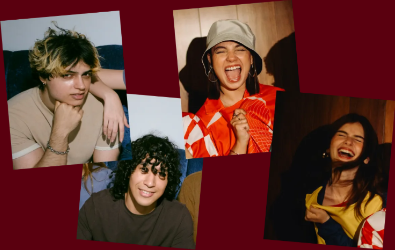
#> input picture scratch/true_orig_cards.png, 395 x 250 px, found by its file name
$ python inspect_true_card1.py
#> lines starting #> are read from the running program, lines starting #| are printed output that depends on the picture; after the words box and inside, x2 and y2 are one past the last pixel; in counts of white or black regions, pixels touching at a corner belong together
import os
from PIL import Image
import numpy as np

cards = Image.open('scratch/true_orig_cards.png').convert('RGB')
#> cards is the input picture: PIL image 395x250 RGB; mean R, G, B 100.9, 53, 47.2
arr = np.array(cards)

# Let's save a crop of Card 1 from true_orig_cards
card1_crop = cards.crop((0, 0, 160, 200))
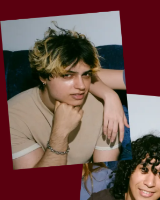
#> card1_crop: PIL image 160x200 RGB; mean R, G, B 114.7, 82.1, 77.8
card1_crop.save('scratch/true_card1_crop.png')

# In true_orig_cards (395, 250):
# Let's find the 4 corners of Card 1:
# Card 1 has:
# - Top edge: slopes slightly from top-left (around (0, 22) or (8, 7)) to top-right
# - Left edge: slopes from top-left down-right to bottom-left (around (20, 160))
# - Bottom edge: goes from bottom-left to where it goes under Card 3
# - Right edge: goes under Card 2 (around x=118)

# Let's inspect the white border of Card 1 in true_card1_crop:
# Card 1 has a white outline/border around the photo!
# Let's find all pixels with high brightness (R,G,B > 180) in Card 1:
r, g, b = arr[:180, :150, 0], arr[:180, :150, 1], arr[:180, :150, 2]
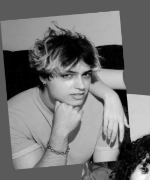
#> r: shape (180, 150); min 0, max 253, mean 116.6
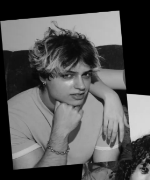
#> g: shape (180, 150); min 0, max 217, mean 87.7
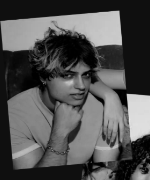
#> b: shape (180, 150); min 0, max 230, mean 81.9
is_white = (r > 160) & (g > 160) & (b > 160)
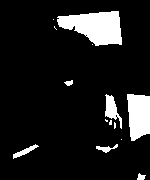
#> is_white: shape (180, 150) bool; 11.1% white; 14 white regions (7 under 20 px), largest, box (x1, y1, x2, y2) and area: (57, 11, 122, 46) 1509, (127, 94, 150, 141) 901, (105, 94, 122, 129) 263

Image.fromarray((is_white * 255).astype(np.uint8)).save('scratch/true_card1_white.png')
print("Saved true_card1_crop.png and true_card1_white.png")

$ run again, with scratch/candidate_party_A.png copied over scratch/true_orig_cards.png
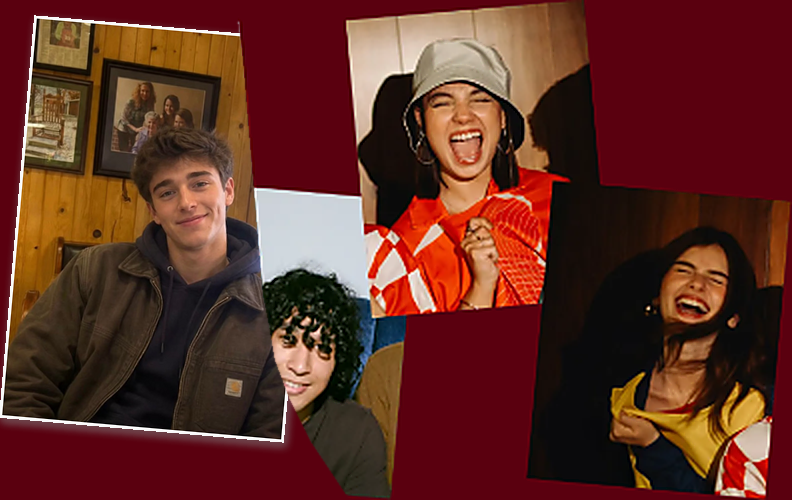
#> input picture scratch/candidate_party_A.png, 792 x 500 px, found by its file name
#> `r, g, b = arr[:180, :150, 0], arr[:180, :150, 1], arr[:180, :150, 2]`:
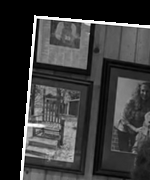
#> g: shape (180, 150); min 0, max 255, mean 59.1
#> `is_white = (r > 160) & (g > 160) & (b > 160)`:
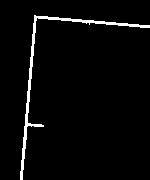
#> is_white: shape (180, 150) bool; 3.2% white; 1 white region, box (x1, y1, x2, y2) and area: (20, 15, 150, 180) 862
